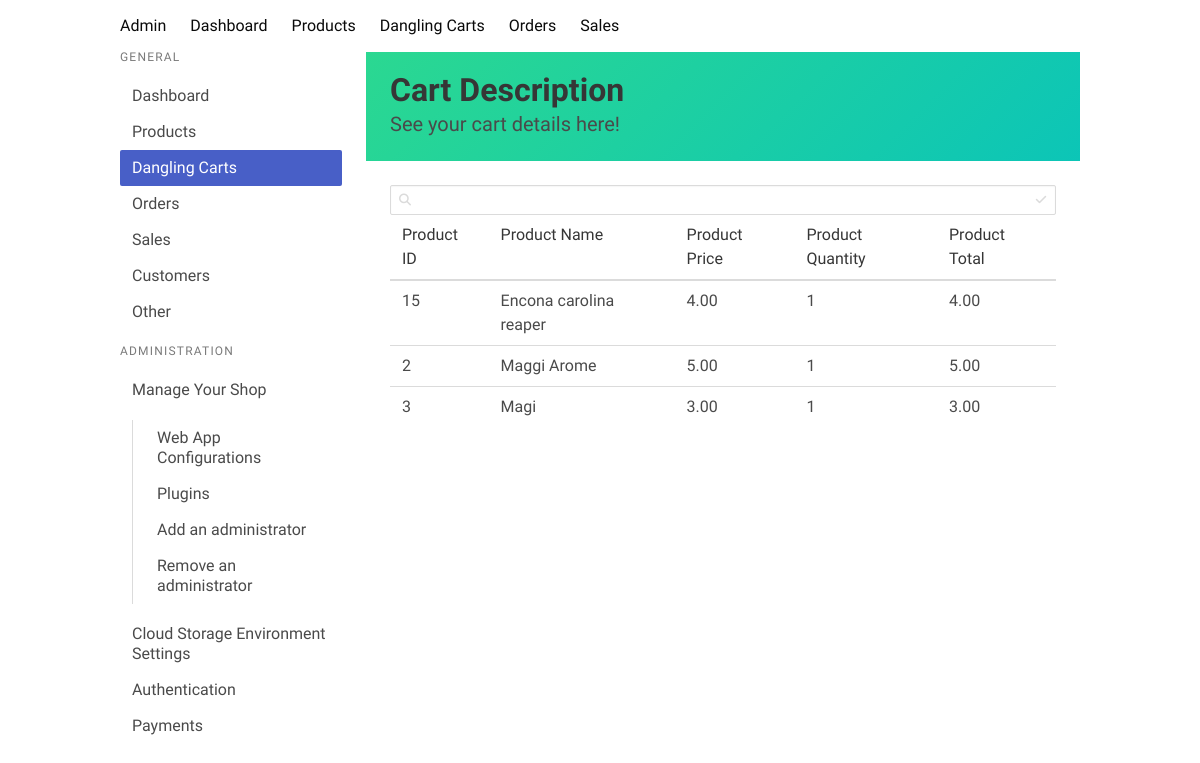
/cart_details/13, run on the app's committed database.
### core/models.py (models this page shows, shortened)
class AnonymousCartItem(models.Model):
    cart = models.ForeignKey('AnonymousCart', on_delete=models.CASCADE, null=True, blank=True)
    product = models.ForeignKey(Products, on_delete=models.CASCADE)
    quantity = models.PositiveIntegerField(default=1)
    sub_total = models.DecimalField(max_digits=10, decimal_places=2, default=0)

class Products(models.Model):
    item_name = models.CharField(max_length=100)
    description = models.TextField()
    price = models.DecimalField(max_digits=10, decimal_places=2)
    stock = models.IntegerField()
    discount = models.BooleanField(default=False)
    discount_percentage = models.IntegerField()
    image = models.BinaryField(null=True, blank=1, editable=False)
    category = models.ForeignKey('ProductCategory', on_delete=models.CASCADE)
    sold = models.IntegerField(default=0)
    class Meta:
        ordering = ('item_name',)
        verbose_name_plural = 'Products'

### core/views.py (the view)
# urls.py: path('cart_details/<int:pk>', views.view_admin_cart, name='cart_details'),
def view_admin_cart(request, pk):
    try:
        cart = Cart.objects.get(id=pk)
        cart_items = cart.cartitem_set.all()
    except:
        cart = AnonymousCart.objects.get(id=pk)
        cart_items = cart.anonymouscartitem_set.all()
    total_cost = cart_items.aggregate(Sum('sub_total'))
    total_cost = total_cost['sub_total__sum']
    return render(request, 'shop/cart_desc.html', {'cart_items': cart_items, 'total_cost': total_cost})

### core/context_processors.py (called while the page is built)
def categories(request):
    return {
        'categories': ProductCategory.objects.all()
    }

def cart(request):
    if request.user.is_authenticated:
        print(request.user)
        try:
            cart = Cart.objects.get(user=request.user)
            print(cart.cartitem_set)
            cart = cart.cartitem_set.count()
            return {
                'cart': cart
            }
        except:
            return {
                'cart': 0
            }
    else:
        cart_id = request.session.get('cart_id')
        print(cart_id)
        if cart_id:
            try:
                cart = AnonymousCart.objects.get(id=cart_id)
                cart = cart.anonymouscartitem_set.count()
                return {
                    'cart': cart
                }
            except:
                return {
                    'cart': 0
                }
        else:
            return {
                'cart': 0
            }

### core/templates/shop/cart_desc.html (shortened to what this page needs)
{% extends 'shop/base.html' %}
{% load static %}
{% block content %}
<section class="hero is-colorful welcome is-small is-fixed-top">
    <div class="hero-body">
        <div class="container">
            <h1 class="title">
                Cart Description
            </h1>
            <h2 class="subtitle">
                See your cart details here!
            </h2>
        </div>
    </div>
</section>
<div class="card-content">
    <div class="content">
        <div class="control has-icons-left has-icons-right inventory-search">
            <input class="input is-small" type="text" placeholder="">
            <span class="icon is-medium is-left">
            </span>
            <span class="icon is-medium is-right">
            </span>
        </div>
        <div class="inventory">
            <table id="product-table">
                <thead>
                    <td>Product ID</td>
                    <td>Product Name</td>
                    <td>Product Price</td>
                    <td>Product Quantity</td>
                    <td>Product Total</td>
                </thead>
                <tbody>
                    {% for item in cart_items %}
                    <tr>
                        <td>{{ item.product.id }}</td>
                        <td>{{ item.product.item_name }}</td>
                        <td>{{ item.product.price }}</td>
                        <td>{{ item.quantity }}</td>
                        <td>{{ item.sub_total }}</td>
                    </tr>
                    {% endfor %}
                </tbody>
            </table>
        </div>
    </div>
</div>
{% endblock %}

### core/templates/shop/base.html (style rules this page uses)
body { height: 100%; font-family: 'Andika', sans-serif; overflow-x: hidden !important; overflow-y: hidden !important; scroll-behavior: smooth; }
html { overflow-y: hidden !important; overflow-x: hidden !important; }
.is-colorful { background-image: linear-gradient(-45deg, #0cc5b7 0%, #2bd891 100%); }

### data on the page
AnonymousCartItem: product.id "15", product.item_name "Encona carolina reaper", product.price "4.00", quantity "1", sub_total "4.00"
AnonymousCartItem: product.id "2", product.item_name "Maggi Arome", product.price "5.00", quantity "1", sub_total "5.00"
AnonymousCartItem: product.id "3", product.item_name "Magi", product.price "3.00", quantity "1", sub_total "3.00"
